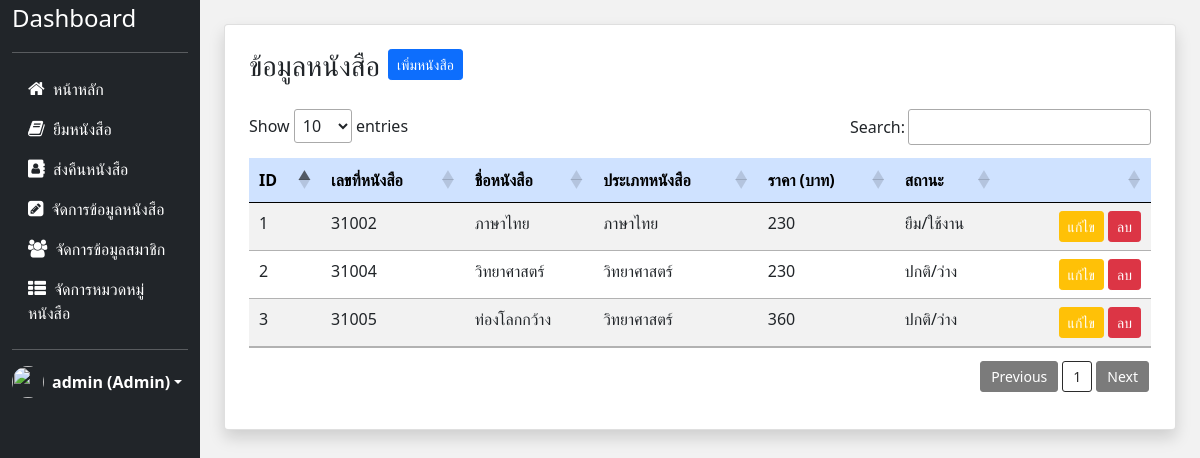
Page /books/booksList.php (signed in) on the committed database.
### tables this page shows
CREATE TABLE `book` (
  `b_id` int(11) NOT NULL,
  `b_name` varchar(50) NOT NULL,
  `c_id` int(11) NOT NULL,
  `status` varchar(11) NOT NULL DEFAULT 'ปกติ/ว่าง',
  `price` int(11) NOT NULL,
  `book_id` varchar(20) NOT NULL
);

CREATE TABLE `category` (
  `c_id` int(11) NOT NULL,
  `c_name` varchar(50) NOT NULL,
  `c_number` varchar(10) NOT NULL
);

### books/booksList.php (the view, shortened to what this page needs)
<?php
include("../config/connect.php");
?>
<!doctype html>
<html lang="en">
<head>
    <?php
    include("../layout/header.php");
    ?>
</head>
<body>
    <div class="container-fluid" style="background-color: #f2f2f2;">
        <div class="row">
            <?php
            include("../layout/sidebar.php");
            $result = mysqli_query($conn, "
            SELECT book.b_id, book.book_id, book.b_name, category.c_id, category.c_name, book.price, book.status
            FROM book LEFT JOIN category ON book.c_id = category.c_id
            ORDER BY book.book_id;
            ");
            ?>
            <div class="col-md-10 px-4 my-4">
                <div class="card shadow p-2">
                    <div class="card-body">
                        <h3 class="float-start me-2">ข้อมูลหนังสือ</h3>
                        <a href="./insertBook.php" class="btn btn-sm btn-primary mb-3">เพิ่มหนังสือ</a>
                        <table class="table table-striped text-nowrap" id="myTable">
                            <thead class="table-primary">
                                <tr>
                                    <th scope="col">ID</th>
                                    <th scope="col">เลขที่หนังสือ</th>
                                    <th scope="col">ชื่อหนังสือ</th>
                                    <th scope="col">ประเภทหนังสือ</th>
                                    <th scope="col">ราคา (บาท)</th>
                                    <th scope="col">สถานะ</th>
                                    <th scope="col"></th>
                                </tr>
                            </thead>
                            <tbody>
                                <?php
                                if (mysqli_num_rows($result) > 0) {
                                    $i = 1;
                                    while ($row = mysqli_fetch_array($result)) {
                                ?>
                                        <tr>
                                            <td><?php echo $i++ ?></td>
                                            <td><?php echo $row["book_id"] ?></td>
                                            <td><?php echo $row["b_name"] ?></td>
                                            <td><?php echo $row["c_name"] ?></td>
                                            <td><?php echo $row["price"] ?></td>
                                            <td><?php echo $row["status"] ?></td>
                                            <td class="col-2 text-end">
                                                <a href="./updateBook.php?id=<?php echo $row["b_id"]; ?>" class="btn btn-sm btn-warning text-white">แก้ไข</a>
                                                <a href="./DB_delBook.php?id=<?php echo $row["b_id"]; ?>" class="btn btn-sm btn-danger">ลบ</a>
                                            </td>
                                        </tr>
                                <?php }
                                } ?>
                            </tbody>
                        </table>
                    </div>
                </div>
            </div>
        </div>
    </div>
</body>
</html>

### rows in the picture
book: book "31002", b_name "ภาษาไทย", c.c_name "ภาษาไทย", price "230", status "ยืม/ใช้งาน"
book: book "31004", b_name "วิทยาศาสตร์", c.c_name "วิทยาศาสตร์", price "230", status "ปกติ/ว่าง"
book: book "31005", b_name "ท่องโลกกว้าง", c.c_name "วิทยาศาสตร์", price "360", status "ปกติ/ว่าง"

### other values in the picture
$_SESSION["name"] "admin"
$_SESSION["status"] "Admin"
